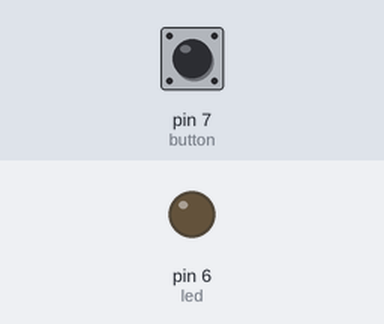
The sketch below on a simulated Arduino Uno, built with avr-gcc and run on an emulated ATmega328P. Shown: output pins drawn as LEDs (lit = HIGH). The test bench sets the inputs (shaded band); at power-on: pin 7 (button) LOW.

Above: at 1.4 s.
1.5 s: pin 7 (button) pulled HIGH for 1 s
At 1.65 s:
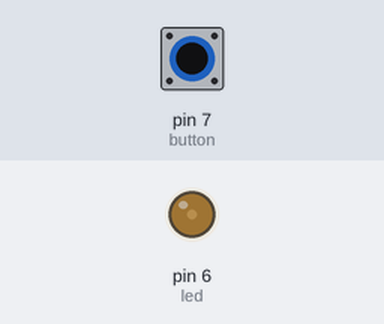
At 2.9 s:
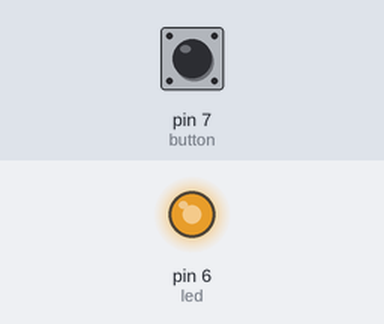
4.0 s: pin 7 (button) pulled HIGH for 0.35 s
At 5.4 s:
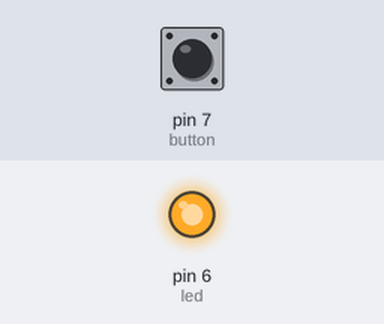
Timing chart, 0 to 7.0 s (numbered marks = the images above; inputs shaded):
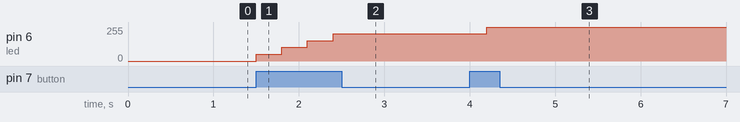

Measured:
- after the input at 1.5 s, pin 6 (led): 0/255 → 51/255 at once, → 102/255 0.30 s later, → 153/255 0.30 s later, → 204/255 0.30 s later
- after the input at 4.0 s, pin 6 (led): 204/255 → 255/255 after 0.20 s

The sketch:

c_digo_meta_1.ino
```cpp
int led = 6;
int button = 7;

int on = 0;
int estado = 0;
int intensit = 0;
void setup(){
  pinMode(led, OUTPUT);
  pinMode(button, INPUT);
}
void loop(){
  if(intensit == 255){
    on = 1;
  }
  if(intensit == 0){
    on = 0;
  }
  estado = digitalRead(button);
  if(estado ==HIGH){
    if(on == 1){
      intensit = intensit - 51;
    }
    else{
      intensit = intensit + 51;
    }
  }
  analogWrite(led,intensit);
  delay(300);
}
```
